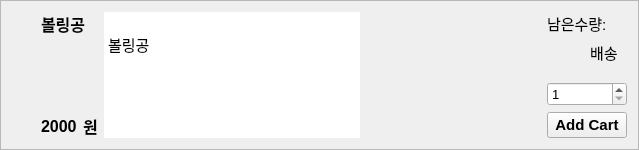
               <widget class="QFrame" name="frame_15">
                <property name="maximumSize">
                 <size>
                  <width>700</width>
                  <height>150</height>
                 </size>
                </property>
                <property name="font">
                 <font>
                  <pointsize>10</pointsize>
                 </font>
                </property>
                <property name="frameShape">
                 <enum>QFrame::StyledPanel</enum>
                </property>
                <property name="frameShadow">
                 <enum>QFrame::Raised</enum>
                </property>
                <layout class="QHBoxLayout" name="horizontalLayout_42">
                 <item>
                  <widget class="QLabel" name="label_47">
                   <property name="maximumSize">
                    <size>
                     <width>180</width>
                     <height>120</height>
                    </size>
                   </property>
                   <property name="text">
                    <string/>
                   </property>
                   <property name="pixmap">
                    <pixmap resource="resources.qrc">:/image/icon/bowling_ball.jpg</pixmap>
                   </property>
                   <property name="scaledContents">
                    <bool>true</bool>
                   </property>
                  </widget>
                 </item>
                 <item>
                  <layout class="QVBoxLayout" name="verticalLayout_49">
                   <property name="leftMargin">
                    <number>15</number>
                   </property>
                   <item>
                    <layout class="QVBoxLayout" name="verticalLayout_50">
                     <item>
                      <widget class="QLabel" name="Customer_Gui_labelProductName_7">
                       <property name="font">
                        <font>
                         <pointsize>12</pointsize>
                         <weight>75</weight>
                         <bold>true</bold>
                        </font>
                       </property>
                       <property name="text">
                        <string>볼링공</string>
                       </property>
                      </widget>
                     </item>
                    </layout>
                   </item>
                   <item>
                    <spacer name="verticalSpacer_19">
                     <property name="orientation">
                      <enum>Qt::Vertical</enum>
                     </property>
                     <property name="sizeHint" stdset="0">
                      <size>
                       <width>20</width>
                       <height>40</height>
                      </size>
                     </property>
                    </spacer>
                   </item>
                   <item>
                    <layout class="QHBoxLayout" name="horizontalLayout_20">
                     <item>
                      <widget class="QLabel" name="Customer_Gui_labelPrice_7">
                       <property name="font">
                        <font>
                         <pointsize>12</pointsize>
                         <weight>75</weight>
                         <bold>true</bold>
                        </font>
                       </property>
                       <property name="text">
                        <string>2000</string>
                       </property>
                      </widget>
                     </item>
                     <item>
                      <widget class="QLabel" name="label_19">
                       <property name="font">
                        <font>
                         <pointsize>12</pointsize>
                         <weight>75</weight>
                         <bold>true</bold>
                        </font>
                       </property>
                       <property name="text">
                        <string>원</string>
                       </property>
                      </widget>
                     </item>
                    </layout>
                   </item>
                  </layout>
                 </item>
                 <item>
                  <widget class="QTextEdit" name="textEdit_7">
                   <property name="styleSheet">
                    <string notr="true">border: none;</string>
                   </property>
                   <property name="readOnly">
                    <bool>true</bool>
                   </property>
                   <property name="html">
                    <string>&lt;!DOCTYPE HTML PUBLIC &quot;-//W3C//DTD HTML 4.0//EN&quot; &quot;http://www.w3.org/TR/REC-html40/strict.dtd&quot;&gt;
&lt;html&gt;&lt;head&gt;&lt;meta name=&quot;qrichtext&quot; content=&quot;1&quot; /&gt;&lt;style type=&quot;text/css&quot;&gt;
p, li { white-space: pre-wrap; }
&lt;/style&gt;&lt;/head&gt;&lt;body style=&quot; font-family:'Ubuntu'; font-size:11pt; font-weight:400; font-style:normal;&quot;&gt;
&lt;p style=&quot; margin-top:0px; margin-bottom:0px; margin-left:0px; margin-right:0px; -qt-block-indent:0; text-indent:0px;&quot;&gt;&lt;br /&gt;볼링공&lt;/p&gt;
&lt;p style=&quot;-qt-paragraph-type:empty; margin-top:0px; margin-bottom:0px; margin-left:0px; margin-right:0px; -qt-block-indent:0; text-indent:0px;&quot;&gt;&lt;br /&gt;&lt;/p&gt;&lt;/body&gt;&lt;/html&gt;</string>
                   </property>
                  </widget>
                 </item>
                 <item>
                  <spacer name="horizontalSpacer_14">
                   <property name="orientation">
                    <enum>Qt::Horizontal</enum>
                   </property>
                   <property name="sizeHint" stdset="0">
                    <size>
                     <width>181</width>
                     <height>20</height>
                    </size>
                   </property>
                  </spacer>
                 </item>
                 <item>
                  <layout class="QVBoxLayout" name="verticalLayout_51">
                   <item>
                    <layout class="QHBoxLayout" name="horizontalLayout_21">
                     <item>
                      <widget class="QLabel" name="stockText1_7">
                       <property name="font">
                        <font>
                         <pointsize>11</pointsize>
                        </font>
                       </property>
                       <property name="text">
                        <string>남은수량:</string>
                       </property>
                      </widget>
                     </item>
                     <item>
                      <widget class="QLabel" name="Customer_Gui_labelStock_7">
                       <property name="text">
                        <string/>
                       </property>
                      </widget>
                     </item>
                    </layout>
                   </item>
                   <item>
                    <layout class="QHBoxLayout" name="horizontalLayout_43">
                     <item>
                      <widget class="QLabel" name="Customer_Gui_labelDelivery_7">
                       <property name="text">
                        <string/>
                       </property>
                      </widget>
                     </item>
                     <item>
                      <widget class="QLabel" name="deliveryText1_7">
                       <property name="font">
                        <font>
                         <pointsize>11</pointsize>
                        </font>
                       </property>
                       <property name="layoutDirection">
                        <enum>Qt::LeftToRight</enum>
                       </property>
                       <property name="text">
                        <string>배송</string>
                       </property>
                      </widget>
                     </item>
                    </layout>
                   </item>
                   <item>
                    <spacer name="verticalSpacer_20">
                     <property name="orientation">
                      <enum>Qt::Vertical</enum>
                     </property>
                     <property name="sizeHint" stdset="0">
                      <size>
                       <width>20</width>
                       <height>18</height>
                      </size>
                     </property>
                    </spacer>
                   </item>
                   <item>
                    <layout class="QVBoxLayout" name="verticalLayout_52">
                     <item>
                      <widget class="QSpinBox" name="Customer_Gui_spinboxQuantity_7">
                       <property name="minimum">
                        <number>1</number>
                       </property>
                      </widget>
                     </item>
                     <item>
                      <widget class="QPushButton" name="Customer_Gui_btnAddCart_7">
                       <property name="font">
                        <font>
                         <pointsize>11</pointsize>
                         <weight>75</weight>
                         <bold>true</bold>
                        </font>
                       </property>
                       <property name="text">
                        <string>Add Cart</string>
                       </property>
                      </widget>
                     </item>
                    </layout>
                   </item>
                  </layout>
                 </item>
                </layout>
               </widget>
